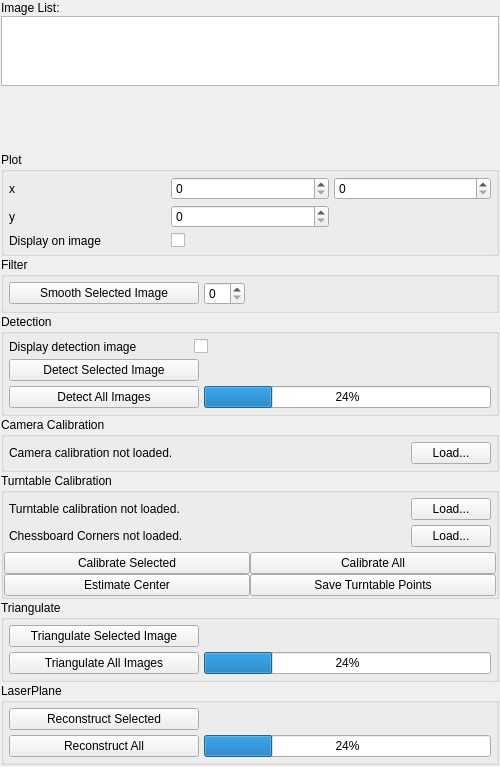
<?xml version="1.0" encoding="UTF-8"?>
<ui version="4.0">
 <class>LaserPanel</class>
 <widget class="QWidget" name="LaserPanel">
  <property name="geometry">
   <rect>
    <x>0</x>
    <y>0</y>
    <width>500</width>
    <height>731</height>
   </rect>
  </property>
  <property name="sizePolicy">
   <sizepolicy hsizetype="Expanding" vsizetype="Expanding">
    <horstretch>0</horstretch>
    <verstretch>0</verstretch>
   </sizepolicy>
  </property>
  <property name="minimumSize">
   <size>
    <width>400</width>
    <height>0</height>
   </size>
  </property>
  <layout class="QVBoxLayout" name="verticalLayout_1">
   <property name="spacing">
    <number>1</number>
   </property>
   <property name="leftMargin">
    <number>1</number>
   </property>
   <property name="topMargin">
    <number>1</number>
   </property>
   <property name="rightMargin">
    <number>1</number>
   </property>
   <property name="bottomMargin">
    <number>1</number>
   </property>
   <item>
    <widget class="QLabel" name="label">
     <property name="text">
      <string>Image List:</string>
     </property>
    </widget>
   </item>
   <item>
    <widget class="QListView" name="imageList"/>
   </item>
   <item>
    <widget class="ImgGLWidget" name="plotWidget" native="true">
     <property name="sizePolicy">
      <sizepolicy hsizetype="Expanding" vsizetype="Expanding">
       <horstretch>0</horstretch>
       <verstretch>0</verstretch>
      </sizepolicy>
     </property>
     <property name="minimumSize">
      <size>
       <width>0</width>
       <height>64</height>
      </size>
     </property>
    </widget>
   </item>
   <item>
    <widget class="QGroupBox" name="plotGroup">
     <property name="title">
      <string>Plot</string>
     </property>
     <layout class="QGridLayout" name="gridLayout_1">
      <property name="leftMargin">
       <number>5</number>
      </property>
      <property name="topMargin">
       <number>5</number>
      </property>
      <property name="rightMargin">
       <number>5</number>
      </property>
      <property name="bottomMargin">
       <number>5</number>
      </property>
      <property name="spacing">
       <number>5</number>
      </property>
      <item row="0" column="0">
       <widget class="QLabel" name="xLabel">
        <property name="text">
         <string>x</string>
        </property>
       </widget>
      </item>
      <item row="0" column="1">
       <widget class="QSpinBox" name="xminSpin"/>
      </item>
      <item row="1" column="0">
       <widget class="QLabel" name="yLabel">
        <property name="text">
         <string>y</string>
        </property>
       </widget>
      </item>
      <item row="1" column="1">
       <widget class="QSpinBox" name="ySpin"/>
      </item>
      <item row="0" column="2">
       <widget class="QSpinBox" name="xmaxSpin"/>
      </item>
      <item row="3" column="0">
       <widget class="QLabel" name="drawLineLabel">
        <property name="text">
         <string>Display on image</string>
        </property>
       </widget>
      </item>
      <item row="3" column="1">
       <widget class="QCheckBox" name="drawLinePlot">
        <property name="text">
         <string/>
        </property>
       </widget>
      </item>
     </layout>
    </widget>
   </item>
   <item>
    <widget class="QGroupBox" name="filterGroup">
     <property name="title">
      <string>Filter</string>
     </property>
     <layout class="QGridLayout" name="gridLayout_2">
      <property name="leftMargin">
       <number>5</number>
      </property>
      <property name="topMargin">
       <number>5</number>
      </property>
      <property name="rightMargin">
       <number>5</number>
      </property>
      <property name="bottomMargin">
       <number>5</number>
      </property>
      <property name="spacing">
       <number>5</number>
      </property>
      <item row="0" column="0">
       <widget class="QPushButton" name="smoothButton">
        <property name="minimumSize">
         <size>
          <width>190</width>
          <height>0</height>
         </size>
        </property>
        <property name="maximumSize">
         <size>
          <width>190</width>
          <height>16777215</height>
         </size>
        </property>
        <property name="text">
         <string>Smooth Selected Image</string>
        </property>
       </widget>
      </item>
      <item row="0" column="1">
       <widget class="QSpinBox" name="smoothSpin"/>
      </item>
      <item row="0" column="2">
       <spacer name="horizontalSpacer_2">
        <property name="orientation">
         <enum>Qt::Horizontal</enum>
        </property>
        <property name="sizeHint" stdset="0">
         <size>
          <width>40</width>
          <height>20</height>
         </size>
        </property>
       </spacer>
      </item>
     </layout>
    </widget>
   </item>
   <item>
    <widget class="QGroupBox" name="detectionGroup">
     <property name="title">
      <string>Detection</string>
     </property>
     <layout class="QGridLayout" name="gridLayout_3">
      <property name="leftMargin">
       <number>5</number>
      </property>
      <property name="topMargin">
       <number>5</number>
      </property>
      <property name="rightMargin">
       <number>5</number>
      </property>
      <property name="bottomMargin">
       <number>5</number>
      </property>
      <property name="spacing">
       <number>5</number>
      </property>
      <item row="0" column="0">
       <widget class="QLabel" name="displayDetectionLabel">
        <property name="minimumSize">
         <size>
          <width>180</width>
          <height>0</height>
         </size>
        </property>
        <property name="text">
         <string>Display detection image</string>
        </property>
       </widget>
      </item>
      <item row="0" column="1" colspan="2">
       <widget class="QCheckBox" name="displayDetectionCheck">
        <property name="text">
         <string/>
        </property>
       </widget>
      </item>
      <item row="1" column="0" colspan="2">
       <widget class="QPushButton" name="detectCurrentButton">
        <property name="minimumSize">
         <size>
          <width>190</width>
          <height>0</height>
         </size>
        </property>
        <property name="maximumSize">
         <size>
          <width>190</width>
          <height>16777215</height>
         </size>
        </property>
        <property name="text">
         <string>Detect Selected Image</string>
        </property>
       </widget>
      </item>
      <item row="1" column="2">
       <spacer name="horizontalSpacer_1">
        <property name="orientation">
         <enum>Qt::Horizontal</enum>
        </property>
        <property name="sizeHint" stdset="0">
         <size>
          <width>0</width>
          <height>0</height>
         </size>
        </property>
       </spacer>
      </item>
      <item row="2" column="0" colspan="2">
       <widget class="QPushButton" name="detectAllButton">
        <property name="minimumSize">
         <size>
          <width>190</width>
          <height>0</height>
         </size>
        </property>
        <property name="maximumSize">
         <size>
          <width>190</width>
          <height>16777215</height>
         </size>
        </property>
        <property name="text">
         <string>Detect All Images</string>
        </property>
       </widget>
      </item>
      <item row="2" column="2">
       <widget class="QProgressBar" name="detectProgress">
        <property name="value">
         <number>24</number>
        </property>
       </widget>
      </item>
     </layout>
    </widget>
   </item>
   <item>
    <widget class="QGroupBox" name="calibrationGroup">
     <property name="title">
      <string>Camera Calibration</string>
     </property>
     <layout class="QGridLayout" name="gridLayout_4">
      <property name="leftMargin">
       <number>5</number>
      </property>
      <property name="topMargin">
       <number>5</number>
      </property>
      <property name="rightMargin">
       <number>5</number>
      </property>
      <property name="bottomMargin">
       <number>5</number>
      </property>
      <property name="spacing">
       <number>5</number>
      </property>
      <item row="1" column="2">
       <widget class="QPushButton" name="cameraCalibLoadButton">
        <property name="text">
         <string>Load...</string>
        </property>
       </widget>
      </item>
      <item row="1" column="1">
       <spacer name="horizontalSpacer_3">
        <property name="orientation">
         <enum>Qt::Horizontal</enum>
        </property>
        <property name="sizeHint" stdset="0">
         <size>
          <width>40</width>
          <height>20</height>
         </size>
        </property>
       </spacer>
      </item>
      <item row="1" column="0">
       <widget class="QLabel" name="cameraCalibLabel">
        <property name="sizePolicy">
         <sizepolicy hsizetype="Expanding" vsizetype="Preferred">
          <horstretch>0</horstretch>
          <verstretch>0</verstretch>
         </sizepolicy>
        </property>
        <property name="text">
         <string>Camera calibration not loaded.</string>
        </property>
       </widget>
      </item>
     </layout>
    </widget>
   </item>
   <item>
    <widget class="QGroupBox" name="turntableGroup">
     <property name="title">
      <string>Turntable Calibration</string>
     </property>
     <layout class="QVBoxLayout" name="verticalLayout">
      <property name="spacing">
       <number>0</number>
      </property>
      <property name="leftMargin">
       <number>0</number>
      </property>
      <property name="topMargin">
       <number>0</number>
      </property>
      <property name="rightMargin">
       <number>0</number>
      </property>
      <property name="bottomMargin">
       <number>0</number>
      </property>
      <item>
       <layout class="QGridLayout" name="gridLayout_6">
        <property name="leftMargin">
         <number>5</number>
        </property>
        <property name="topMargin">
         <number>5</number>
        </property>
        <property name="rightMargin">
         <number>5</number>
        </property>
        <property name="bottomMargin">
         <number>5</number>
        </property>
        <property name="spacing">
         <number>5</number>
        </property>
        <item row="2" column="1">
         <spacer name="horizontalSpacer_6">
          <property name="orientation">
           <enum>Qt::Horizontal</enum>
          </property>
          <property name="sizeHint" stdset="0">
           <size>
            <width>40</width>
            <height>20</height>
           </size>
          </property>
         </spacer>
        </item>
        <item row="2" column="2">
         <widget class="QPushButton" name="chessboardCornersLoadButton">
          <property name="text">
           <string>Load...</string>
          </property>
         </widget>
        </item>
        <item row="1" column="2">
         <widget class="QPushButton" name="turntableCalibLoadButton">
          <property name="text">
           <string>Load...</string>
          </property>
         </widget>
        </item>
        <item row="2" column="0">
         <widget class="QLabel" name="chessboardCornersLabel">
          <property name="sizePolicy">
           <sizepolicy hsizetype="Expanding" vsizetype="Preferred">
            <horstretch>0</horstretch>
            <verstretch>0</verstretch>
           </sizepolicy>
          </property>
          <property name="text">
           <string>Chessboard Corners not loaded.</string>
          </property>
         </widget>
        </item>
        <item row="1" column="0">
         <widget class="QLabel" name="turntableCalibLabel">
          <property name="text">
           <string>Turntable calibration not loaded.</string>
          </property>
         </widget>
        </item>
        <item row="1" column="1">
         <spacer name="horizontalSpacer_4">
          <property name="orientation">
           <enum>Qt::Horizontal</enum>
          </property>
          <property name="sizeHint" stdset="0">
           <size>
            <width>40</width>
            <height>20</height>
           </size>
          </property>
         </spacer>
        </item>
       </layout>
      </item>
      <item>
       <layout class="QGridLayout" name="gridLayout">
        <property name="spacing">
         <number>0</number>
        </property>
        <item row="0" column="0">
         <widget class="QPushButton" name="turntableCalibrateSelectedButton">
          <property name="minimumSize">
           <size>
            <width>190</width>
            <height>0</height>
           </size>
          </property>
          <property name="text">
           <string>Calibrate Selected</string>
          </property>
         </widget>
        </item>
        <item row="0" column="1">
         <widget class="QPushButton" name="turntableCalibrateAllButton">
          <property name="minimumSize">
           <size>
            <width>190</width>
            <height>0</height>
           </size>
          </property>
          <property name="text">
           <string>Calibrate All</string>
          </property>
         </widget>
        </item>
        <item row="1" column="0">
         <widget class="QPushButton" name="estimateCenterOfRotationButton">
          <property name="minimumSize">
           <size>
            <width>190</width>
            <height>0</height>
           </size>
          </property>
          <property name="text">
           <string>Estimate Center</string>
          </property>
         </widget>
        </item>
        <item row="1" column="1">
         <widget class="QPushButton" name="saveTurntablePointsButton">
          <property name="minimumSize">
           <size>
            <width>190</width>
            <height>0</height>
           </size>
          </property>
          <property name="text">
           <string>Save Turntable Points</string>
          </property>
         </widget>
        </item>
       </layout>
      </item>
     </layout>
    </widget>
   </item>

   <item>
    <widget class="QGroupBox" name="triangulateGroup">
     <property name="title">
      <string>Triangulate</string>
     </property>
     <layout class="QGridLayout" name="gridLayout_5">
      <property name="leftMargin">
       <number>5</number>
      </property>
      <property name="topMargin">
       <number>5</number>
      </property>
      <property name="rightMargin">
       <number>5</number>
      </property>
      <property name="bottomMargin">
       <number>5</number>
      </property>
      <property name="spacing">
       <number>5</number>
      </property>
      <item row="0" column="0">
       <widget class="QPushButton" name="triangulateCurrentButton">
        <property name="minimumSize">
         <size>
          <width>190</width>
          <height>0</height>
         </size>
        </property>
        <property name="maximumSize">
         <size>
          <width>190</width>
          <height>16777215</height>
         </size>
        </property>
        <property name="text">
         <string>Triangulate Selected Image</string>
        </property>
       </widget>
      </item>
      <item row="0" column="1">
       <spacer name="horizontalSpacer_5">
        <property name="orientation">
         <enum>Qt::Horizontal</enum>
        </property>
        <property name="sizeHint" stdset="0">
         <size>
          <width>40</width>
          <height>20</height>
         </size>
        </property>
       </spacer>
      </item>
      <item row="1" column="0">
       <widget class="QPushButton" name="triangulateAllButton">
        <property name="minimumSize">
         <size>
          <width>190</width>
          <height>0</height>
         </size>
        </property>
        <property name="maximumSize">
         <size>
          <width>190</width>
          <height>16777215</height>
         </size>
        </property>
        <property name="text">
         <string>Triangulate All Images</string>
        </property>
       </widget>
      </item>
      <item row="1" column="1">
       <widget class="QProgressBar" name="triangulateProgress">
        <property name="value">
         <number>24</number>
        </property>
       </widget>
      </item>
     </layout>
    </widget>
   </item>

   <item>
    <widget class="QGroupBox" name="laserPlaneGroup">
     <property name="title">
      <string>LaserPlane</string>
     </property>
     <layout class="QGridLayout" name="gridLayout_7">
      <property name="leftMargin">
       <number>5</number>
      </property>
      <property name="topMargin">
       <number>5</number>
      </property>
      <property name="rightMargin">
       <number>5</number>
      </property>
      <property name="bottomMargin">
       <number>5</number>
      </property>
      <property name="spacing">
       <number>5</number>
      </property>
      <item row="0" column="0">
       <widget class="QPushButton" name="laserPlaneSelectedButton">
        <property name="minimumSize">
         <size>
          <width>190</width>
          <height>0</height>
         </size>
        </property>
        <property name="maximumSize">
         <size>
          <width>190</width>
          <height>16777215</height>
         </size>
        </property>
        <property name="text">
         <string>Reconstruct Selected</string>
        </property>
       </widget>
      </item>
      <item row="0" column="1">
       <spacer name="horizontalSpacer_5">
        <property name="orientation">
         <enum>Qt::Horizontal</enum>
        </property>
        <property name="sizeHint" stdset="0">
         <size>
          <width>40</width>
          <height>20</height>
         </size>
        </property>
       </spacer>
      </item>
      <item row="1" column="0">
       <widget class="QPushButton" name="laserPlaneAllButton">
        <property name="minimumSize">
         <size>
          <width>190</width>
          <height>0</height>
         </size>
        </property>
        <property name="maximumSize">
         <size>
          <width>190</width>
          <height>16777215</height>
         </size>
        </property>
        <property name="text">
         <string>Reconstruct All</string>
        </property>
       </widget>
      </item>
      <item row="1" column="1">
       <widget class="QProgressBar" name="laserPlaneProgress">
        <property name="value">
         <number>24</number>
        </property>
       </widget>
      </item>
     </layout>
    </widget>
   </item>


   <item>
    <spacer name="verticalSpacer">
     <property name="orientation">
      <enum>Qt::Vertical</enum>
     </property>
     <property name="sizeHint" stdset="0">
      <size>
       <width>20</width>
       <height>40</height>
      </size>
     </property>
    </spacer>
   </item>
   <item>
    <widget class="QWidget" name="widget" native="true">
     <layout class="QHBoxLayout" name="horizontalLayout">
      <property name="spacing">
       <number>5</number>
      </property>
      <property name="leftMargin">
       <number>0</number>
      </property>
      <property name="topMargin">
       <number>0</number>
      </property>
      <property name="rightMargin">
       <number>0</number>
      </property>
      <property name="bottomMargin">
       <number>0</number>
      </property>
     </layout>
    </widget>
   </item>
  </layout>
 </widget>
 <customwidgets>
  <customwidget>
   <class>ImgGLWidget</class>
   <extends>QWidget</extends>
   <header>ImgGLWidget.hpp</header>
   <container>1</container>
  </customwidget>
 </customwidgets>
 <resources/>
 <connections/>
</ui>
